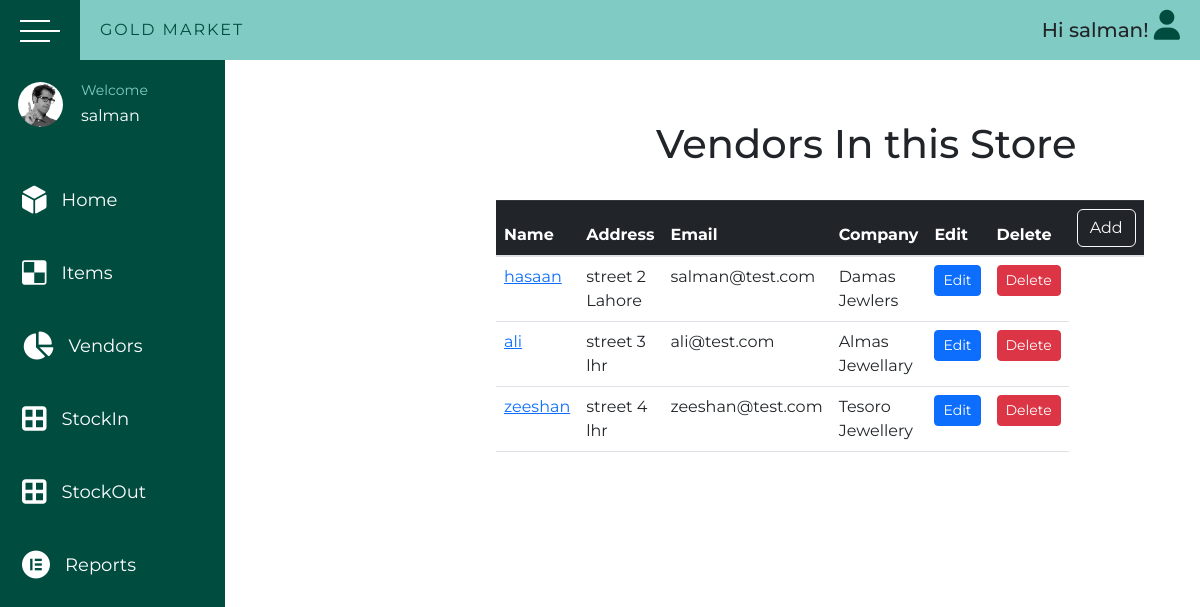
Page /shop/vendors (signed in) on the earlier database version.
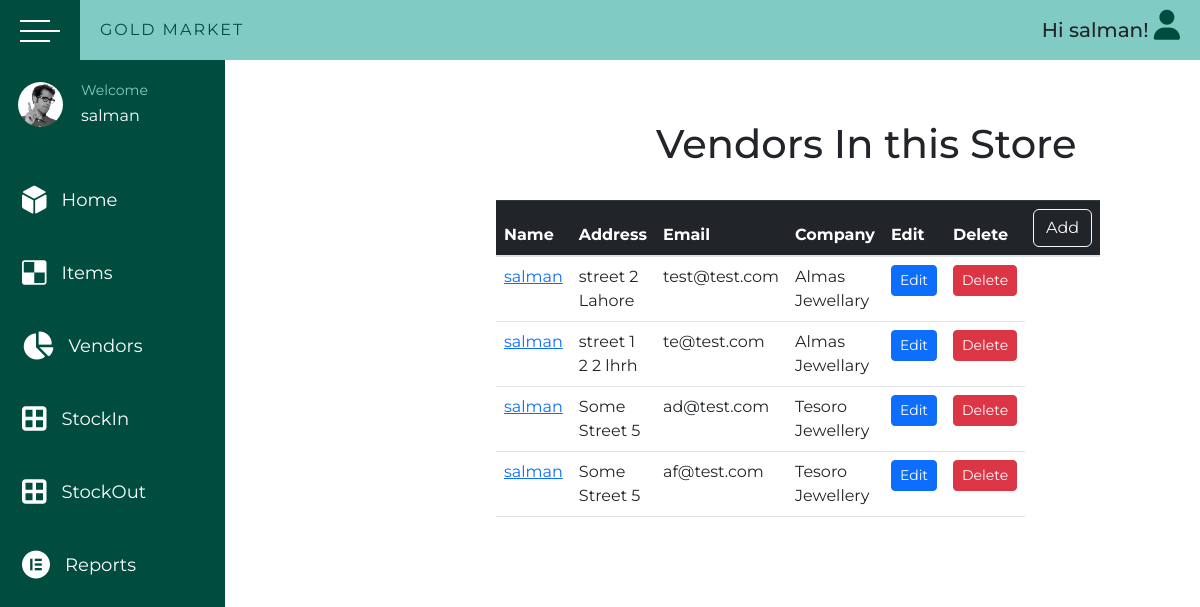
Same page on the later database version.
### shop/models.py (models this page shows, shortened)
class Vendors(models.Model):
    name = models.CharField(max_length=45)
    address = models.CharField(max_length=150)
    email = models.EmailField(unique=True)
    company = models.ForeignKey(Company, on_delete=models.CASCADE)
    class Meta:
        verbose_name = 'Vendor'

class Company(models.Model):
    brand_name = models.CharField(max_length=45)
    address = models.CharField(max_length=150)
    phone = models.CharField(max_length=15)
    def __str__(self):
        return self.brand_name
    class Meta:
        verbose_name = 'Company'
        verbose_name_plural = 'Company'

### shop/views.py (the view, shortened to what this page needs)
# urls.py: path('vendors', views.VendorsView.as_view(), name='vendors'),
class VendorsView(LoginRequiredMixin, ListView, FormView):
    model = Vendors
    template_name = "shop/vendor.html"
    context_object_name = "vendors"
    form_class = VendorForm
    success_url = "/shop/vendors"
    def get_context_data(self, **kwargs):
        context = super().get_context_data(**kwargs)
        context["vendor_form"] = VendorForm()
        return context

### shop/templates/shop/vendor.html (shortened to what this page needs)
{% extends 'shop/base/base.html' %}
{% load static %}
{% block css_files %}
  <link rel="stylesheet" href="{% static 'shop/items.css'%}" />
{% endblock %}
{% block content %}
  <h1 class="head">Vendors In this Store</h1>
  <table class="table w-50">
    <thead class="table-dark">
      <tr>
        <th scope="col">Name</th>
        <th scope="col">Address</th>
        <th scope="col">Email</th>
        <th scope="col">Company</th>
        <th scope="col">Edit</th>
        <th scope="col">Delete</th>
        <th scope="col"><button type="button" class="btn btn-outline-light" data-bs-toggle="modal" data-bs-target="#exampleModal">Add</button></th>
      </tr>
    </thead>
    <tbody>
      {% for vendor in vendors %}
        <tr>
          <td><a href="{% url "detail" vendor.id %}">{{ vendor.name }}</td>
          <td>{{ vendor.address }}</td>
          <td>{{ vendor.email }}</td>
          <td>{{ vendor.company }}</td>
          <td><a class="js-edit btn btn-sm btn-primary" href="{% url 'vendor_update' vendor.id %}">Edit</a></td>
          <td><a class="js-edit btn btn-sm btn-danger" href="{% url 'vendor_delete' vendor.id %}">Delete</a></td>
        </tr>
      {% endfor %}
    </tbody>
  </table>
{% endblock %}

Differences in the rows shown:
removed Vendors: name "hasaan", address "street 2 Lahore", email "salman@test.com", company "Damas Jewlers"
removed Vendors: name "ali", address "street 3 lhr", email "ali@test.com", company "Almas Jewellary"
removed Vendors: name "zeeshan", address "street 4 lhr", email "zeeshan@test.com", company "Tesoro Jewellery"
added Vendors: name "salman", address "street 2 Lahore", email "test@test.com", company "Almas Jewellary"
added Vendors: name "salman", address "street 1 2 2 lhrh", email "te@test.com", company "Almas Jewellary"
added Vendors: name "salman", address "Some Street 5", email "ad@test.com", company "Tesoro Jewellery"
added Vendors: name "salman", address "Some Street 5", email "af@test.com", company "Tesoro Jewellery"
